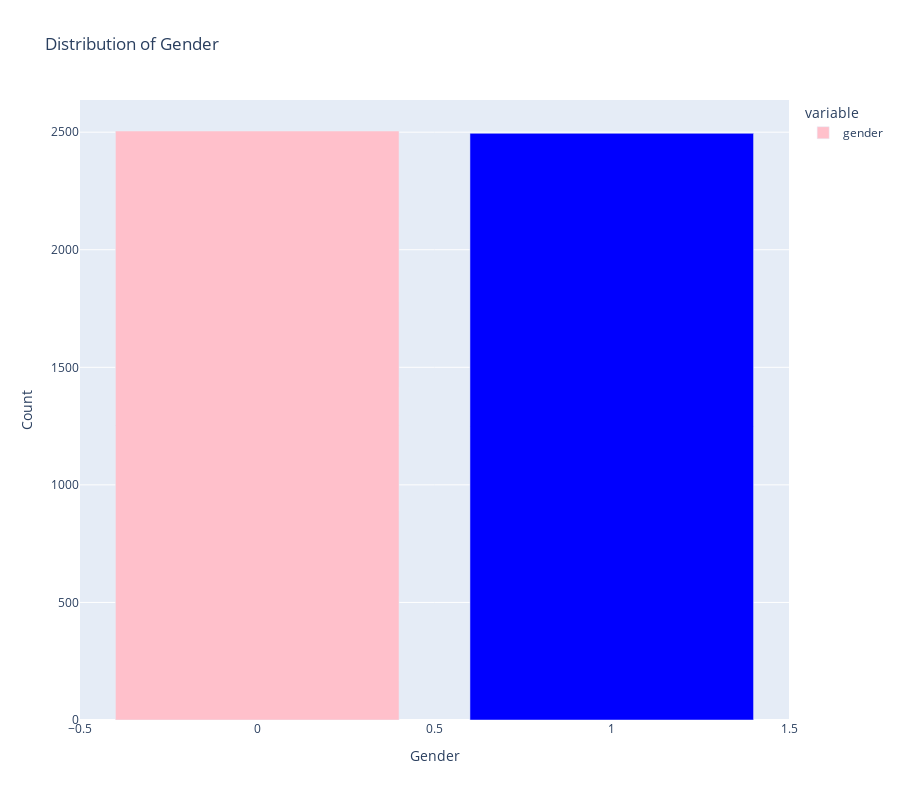

Notebook code for this chart:
### Markdown cell above
The distribution of family members is skewed to the right. The range of values is 0 to 6 with a mean of 1.19, and a median of 1.0.

### Code cell
# distribution of gender
px.bar(df.gender.value_counts(), color_discrete_sequence=[['pink', 'blue']], labels={'index': 'Gender', 'value': 'Count'}, title='Distribution of Gender', height=800)

### Figure 1 — Plotly figure (JSON) as saved in the notebook; plotly's stock layout.template omitted (floating-point values rounded to 4 significant figures)
{"data": [{"alignmentgroup": "True", "hovertemplate": "variable=gender<br>Gender=%{x}<br>Count=%{y}<extra></extra>", "legendgroup": "gender", "marker": {"color": ["pink", "blue"], "pattern": {"shape": ""}}, "name": "gender", "offsetgroup": "gender", "orientation": "v", "showlegend": true, "textposition": "auto", "type": "bar", "x": [0, 1], "xaxis": "x", "y": [2505, 2495], "yaxis": "y"}], "layout": {"barmode": "relative", "height": 800, "legend": {"title": {"text": "variable"}, "tracegroupgap": 0}, "title": {"text": "Distribution of Gender"}, "xaxis": {"anchor": "y", "domain": [0, 1], "title": {"text": "Gender"}}, "yaxis": {"anchor": "x", "domain": [0, 1], "title": {"text": "Count"}}}}
